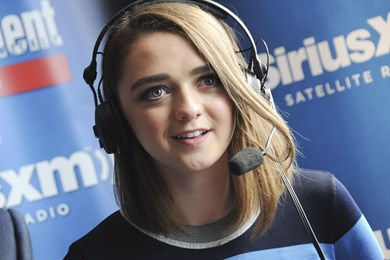
#> input picture p.jpg, 390 x 260 px, found by its file name
$ python open_cv34py.py
#> lines starting #> are read from the running program, lines starting #| are printed output that depends on the picture; after the words box and inside, x2 and y2 are one past the last pixel; in counts of white or black regions, pixels touching at a corner belong together
# face  n eye detection from an image by rectangular box


import cv2

#create a CascadeClassifier object
face_cascade=cv2.CascadeClassifier('C:\\Users\\qwertyuiop\\Desktop\\haarcascade_frontalface_default.xml')
eye_cascade = cv2.CascadeClassifier('C:\\Users\\qwertyuiop\\Desktop\\haarcascade_eye.xml')
# read colored image
img=cv2.imread("C:\\Users\\qwertyuiop\\Desktop\\p.jpg",1)
#> img is the input picture: shape (260, 390, 3); mean B, G, R 135.1, 117.5, 111.8

#reading the image as gray scale image  or converting the colored image to gray scale image
gray_image=cv2.cvtColor(img,cv2.COLOR_BGR2GRAY)
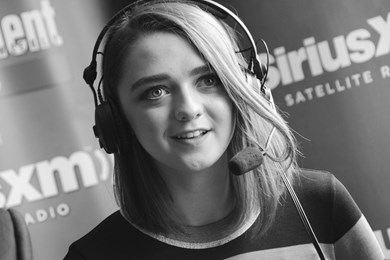
#> gray_image: shape (260, 390); min 5, max 255, mean 117.8

#search the coordinates of the face rectangle coordinates in image
# 1.  scaleFactor:---  decreses the shape value by 5%,untill the face is found.[smaller this vale gretaer the accuracy]
faces=face_cascade.detectMultiScale(gray_image,scaleFactor=1.05,minNeighbors=5)
#> faces = [[111, 29, 148, 148]]

#giving rectangular box to the image
for x,y,w,h in faces:
    img=cv2.rectangle(img, (x,y), (x+w,y+h),(0,255,0),3)
    roi_gray = gray_image[y:y+h, x:x+w]
    roi_color = img[y:y+h, x:x+w]
    eyes = eye_cascade.detectMultiScale(roi_gray)
    for (ex,ey,ew,eh) in eyes:
        cv2.rectangle(roi_color,(ex,ey),(ex+ew,ey+eh),(0,255,0),2)
#> this loop made 1 pass
#> (x, y, w, h, eyes) on pass 1: (111, 29, 148, 148, [[81, 41, 24, 24], [26, 45, 38, 38]])
#> pass 1, `img=cv2.rectangle(img, (x,y), (x+w,y+h),(0,255,0),3)`:
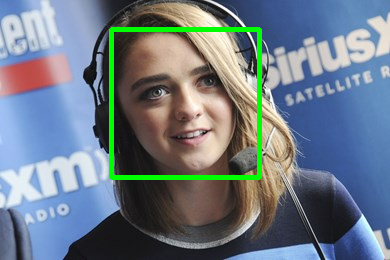
#> img: shape (260, 390, 3); 2.91% of pixels changed, all inside (x1, y1, x2, y2) = (109, 27, 262, 180)
#> pass 1, `roi_gray = gray_image[y:y+h, x:x+w]`:
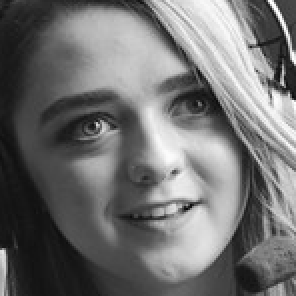
#> roi_gray: shape (148, 148) (shown 2 times larger); min 6, max 255, mean 112.7
#> pass 1, `roi_color = img[y:y+h, x:x+w]`:
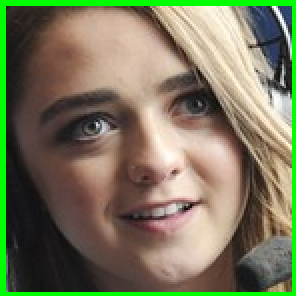
#> roi_color: shape (148, 148, 3) (shown 2 times larger); mean B, G, R 91.9, 119.8, 120.6
#> after the loop:
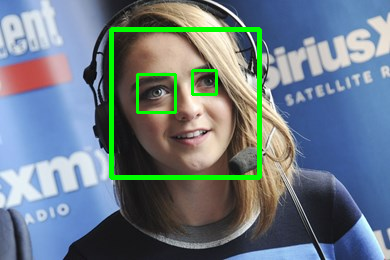
#> img: shape (260, 390, 3); 0.73% of pixels changed, all inside (x1, y1, x2, y2) = (136, 69, 218, 114)
#> after the loop:
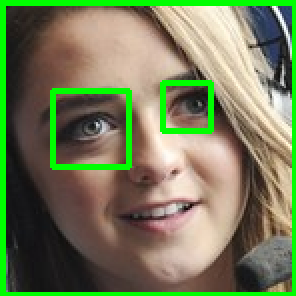
#> roi_color: shape (148, 148, 3) (shown 2 times larger); 3.36% of pixels changed, all inside (x1, y1, x2, y2) = (25, 40, 107, 85)


cv2.imshow("babe",img)
cv2.waitKey(0)
cv2.destroyAllWindows()

$ run again, with my_image.png saved as p.jpg
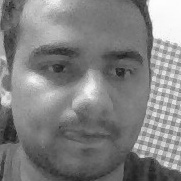
#> input picture my_image.png, 181 x 181 px, found by its file name
#> img is the input picture: shape (181, 181, 3); min 28, max 254, mean 129.5
#> faces = [[11, 11, 160, 160]]
#> the loop `for x,y,w,h in faces:` made 1 pass
#> (x, y, w, h, eyes) on pass 1: (11, 11, 160, 160, [[90, 41, 37, 37], [33, 43, 27, 27]])
#> after the loop `for x,y,w,h in faces:`:
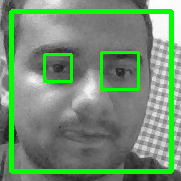
#> img: shape (181, 181, 3); mean B, G, R 114.4, 145.2, 114.4
#> after the loop `for x,y,w,h in faces:`:
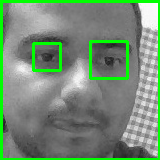
#> roi_color: shape (160, 160, 3); mean B, G, R 117.3, 140.5, 117.3
